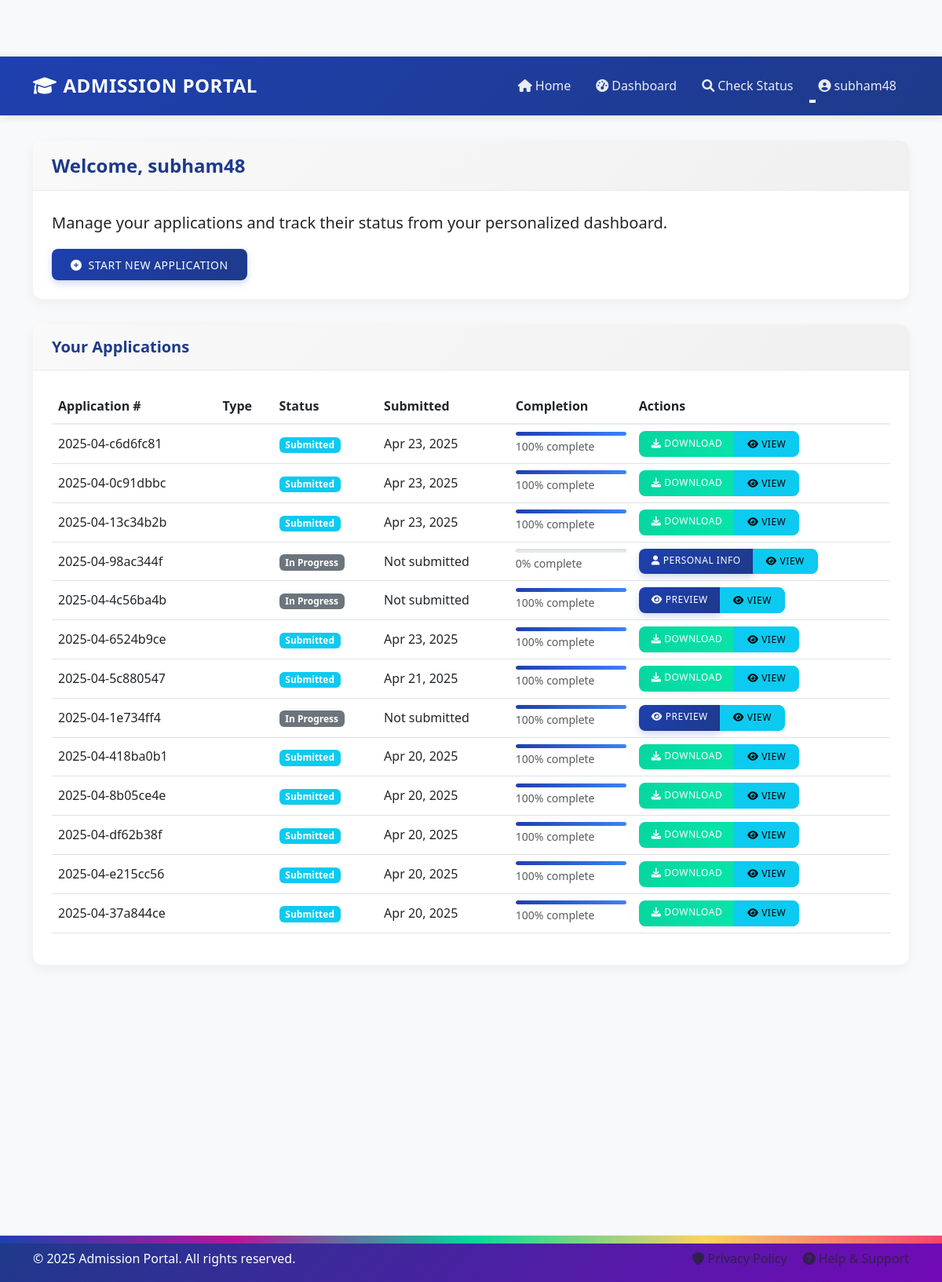
The app's page /dashboard/ (signed in) with its own data.
### applications/models.py (models this page shows, shortened)
class Application(models.Model):
    user = models.ForeignKey(User, on_delete=models.CASCADE, related_name='applications')
    application_type = models.CharField(max_length=50)
    status = models.CharField(
        max_length=20,
        choices=ApplicationStatus.choices,
        default=ApplicationStatus.DRAFT
    )
    course = models.ForeignKey(Course, on_delete=models.SET_NULL, null=True, blank=True, related_name='applications')
    first_name = models.CharField(max_length=100, blank=True, null=True)
    last_name = models.CharField(max_length=100, blank=True, null=True)
    date_of_birth = models.DateField(blank=True, null=True)
    gender = models.CharField(max_length=20, blank=True, null=True)
    phone = models.CharField(max_length=20, blank=True, null=True)
    address = models.TextField(blank=True, null=True)
    city = models.CharField(max_length=100, blank=True, null=True)
    state = models.CharField(max_length=100, blank=True, null=True)
    pincode = models.CharField(max_length=10, blank=True, null=True)
    aadhar_no = models.CharField(max_length=14, blank=True, null=True)
    highest_qualification = models.CharField(max_length=100, blank=True, null=True)
    board_university = models.CharField(max_length=100, blank=True, null=True)
    year_of_passing = models.IntegerField(blank=True, null=True)
    percentage_marks = models.FloatField(blank=True, null=True)
    created_at = models.DateTimeField(auto_now_add=True)
    updated_at = models.DateTimeField(auto_now=True)
    submitted_at = models.DateTimeField(blank=True, null=True)
    application_number = models.CharField(max_length=20, unique=True, blank=True, null=True)
    def get_completion_status(self):
        steps = {
            'personal': bool(self.first_name and self.last_name and self.date_of_birth and
                         self.gender and self.phone and self.address),
            'education': bool(self.highest_qualification and self.board_university and self.year_of_passing),
            'documents': self.has_required_documents()
        }
        return {
            'personal': steps['personal'],
            'education': steps['education'],
            'documents': steps['documents'],
            'completion_percentage': (sum(1 for step in steps.values() if step) / len(steps)) * 100
        }
    def has_required_documents(self):
        required_types = {'photo', 'signature', 'aadhar'}
        uploaded_types = set(self.documents.values_list('document_type', flat=True))
        return required_types.issubset(uploaded_types)

### applications/views.py (the view)
# urls.py: path('dashboard/', views.dashboard, name='dashboard'),
@login_required
def dashboard(request):
    applications = Application.objects.filter(user=request.user).order_by('-created_at')
    draft_applications_count = applications.filter(status='draft').count()
    submitted_applications_count = applications.filter(status='submitted').count()
    return render(request, 'applications/dashboard.html', {
        'title': 'Dashboard',
        'applications': applications,
        'draft_applications_count': draft_applications_count,
        'submitted_applications_count': submitted_applications_count,
    })

### django_templates/applications/dashboard.html (shortened to what this page needs)
{% extends 'base.html' %}
{% block content %}
<div class="row">
    <div class="col-12">
        <div class="card mb-4 fade-in">
            <div class="card-header">
                <h4 class="mb-0">Welcome, {{ user.username }}</h4>
            </div>
            <div class="card-body">
                <p class="lead">Manage your applications and track their status from your personalized dashboard.</p>
                <div class="d-grid gap-2 d-md-flex justify-content-md-start">
                    <a href="{% url 'select_application' %}" class="btn btn-primary">
                        <i class="fas fa-plus-circle me-2"></i>Start New Application
                    </a>
                </div>
            </div>
        </div>
    </div>
</div>
<div class="row mt-2">
    <div class="col-12">
        <div class="card fade-in">
            <div class="card-header d-flex justify-content-between align-items-center">
                <h5 class="mb-0">Your Applications</h5>
            </div>
            <div class="card-body">
                {% if applications %}
                    <div class="table-responsive">
                        <table class="table table-hover">
                            <thead>
                                <tr>
                                    <th>Application #</th>
                                    <th>Type</th>
                                    <th>Status</th>
                                    <th>Submitted</th>
                                    <th>Completion</th>
                                    <th>Actions</th>
                                </tr>
                            </thead>
                            <tbody>
                                {% for application in applications %}
                                    {% with completion_status=application.get_completion_status %}
                                    <tr>
                                        <td>{{ application.application_number|default:"Draft" }}</td>
                                        <td>
                                        </td>
                                        <td>
                                            {% if application.status == 'draft' %}
                                                <span class="badge bg-secondary">In Progress</span>
                                            {% elif application.status == 'submitted' %}
                                                <span class="badge bg-info">Submitted</span>
                                            {% elif application.status == 'under_review' %}
                                                <span class="badge bg-warning">Under Review</span>
                                            {% elif application.status == 'approved' %}
                                                <span class="badge bg-success">Approved</span>
                                            {% elif application.status == 'rejected' %}
                                                <span class="badge bg-danger">Rejected</span>
                                            {% endif %}
                                        </td>
                                        <td>{{ application.submitted_at|date:"M d, Y"|default:"Not submitted" }}</td>
                                        <td>
                                            <div class="progress" style="height: 5px;">
                                                <div class="progress-bar" role="progressbar"
                                                     style="width: {{ completion_status.completion_percentage }}%;"
                                                     aria-valuenow="{{ completion_status.completion_percentage }}"
                                                     aria-valuemin="0" aria-valuemax="100"></div>
                                            </div>
                                            <small class="text-muted">{{ completion_status.completion_percentage|floatformat:0 }}% complete</small>
                                        </td>
                                        <td>
                                            <div class="btn-group">
                                                {% if application.status == 'draft' %}
                                                    {% if completion_status.personal %}
                                                        {% if completion_status.education %}
                                                            {% if completion_status.documents %}
                                                                <a href="{% url 'preview_application' application.id %}" class="btn btn-sm btn-primary">
                                                                    <i class="fas fa-eye me-1"></i>Preview
                                                                </a>
                                                            {% else %}
                                                                <a href="{% url 'documents_upload' application.id %}" class="btn btn-sm btn-primary">
                                                                    <i class="fas fa-upload me-1"></i>Upload Docs
                                                                </a>
                                                            {% endif %}
                                                        {% else %}
                                                            <a href="{% url 'education_info' application.id %}" class="btn btn-sm btn-primary">
                                                                <i class="fas fa-graduation-cap me-1"></i>Education
                                                            </a>
                                                        {% endif %}
                                                    {% else %}
                                                        <a href="{% url 'personal_info' application.id %}" class="btn btn-sm btn-primary">
                                                            <i class="fas fa-user me-1"></i>Personal Info
                                                        </a>
                                                    {% endif %}
                                                {% else %}
                                                    <a href="{% url 'download_application' application.id %}" class="btn btn-sm btn-success">
                                                        <i class="fas fa-download me-1"></i>Download
                                                    </a>
                                                {% endif %}
                                                <a href="{% url 'preview_application' application.id %}" class="btn btn-sm btn-info">
                                                    <i class="fas fa-eye me-1"></i>View
                                                </a>
                                            </div>
                                        </td>
                                    </tr>
                                    {% endwith %}
                                {% endfor %}
                            </tbody>
                        </table>
                    </div>
                {% endif %}
            </div>
        </div>
    </div>
</div>
{% if applications %}
<div class="row mt-4">
    <div class="col-md-6">
    </div>
    <div class="col-md-6">
    </div>
</div>
{% endif %}
{% endblock %}

### django_templates/base.html (shortened to what this page needs)
{% load static %}
<!DOCTYPE html>
<html lang="en">
<head>
    <link href="https://cdn.jsdelivr.net/npm/bootstrap@5.3.0-alpha1/dist/css/bootstrap.min.css" rel="stylesheet">
    <link href="https://cdnjs.cloudflare.com/ajax/libs/font-awesome/6.0.0/css/all.min.css" rel="stylesheet">
    <link href="{% static 'css/style.css' %}" rel="stylesheet">
</head>
<body>
    <nav class="navbar navbar-expand-lg navbar-dark">
        <div class="container">
            <a class="navbar-brand" href="{% url 'home' %}">
                <i class="fas fa-graduation-cap me-2"></i>Admission Portal
            </a>
            <div class="collapse navbar-collapse" id="navbarNav">
                <ul class="navbar-nav ms-auto">
                    <li class="nav-item">
                        <a class="nav-link" href="{% url 'home' %}">
                            <i class="fas fa-home me-1"></i>Home
                        </a>
                    </li>
                    {% if user.is_authenticated %}
                        <li class="nav-item">
                            <a class="nav-link" href="{% url 'dashboard' %}">
                                <i class="fas fa-tachometer-alt me-1"></i>Dashboard
                            </a>
                        </li>
                        <li class="nav-item">
                            <a class="nav-link" href="{% url 'check_status' %}">
                                <i class="fas fa-search me-1"></i>Check Status
                            </a>
                        </li>
                        <li class="nav-item dropdown">
                            <a class="nav-link dropdown-toggle" href="#" id="navbarDropdown" role="button"
                               data-bs-toggle="dropdown" aria-expanded="false">
                                <i class="fas fa-user-circle me-1"></i>{{ user.username }}
                            </a>
                        </li>
                    {% endif %}
                </ul>
            </div>
        </div>
    </nav>
    <div class="main-content">
        <div class="container">
            {% block content %}{% endblock %}
        </div>
    </div>
    <footer class="footer">
        <div class="container">
            <div class="row">
                <div class="col-md-6">
                    <p class="mb-0">&copy; 2025 Admission Portal. All rights reserved.</p>
                </div>
                <div class="col-md-6 text-md-end">
                    <a href="#" class="text-decoration-none text-muted me-3">
                        <i class="fas fa-shield-alt me-1"></i>Privacy Policy
                    </a>
                    <a href="/contact.html" class="text-decoration-none text-muted">
                        <i class="fas fa-question-circle me-1"></i>Help & Support
                    </a>
                </div>
            </div>
        </div>
    </footer>
</body>
</html>

### records on screen
Application: application_number "2025-04-c6d6fc81", status "Submitted", submitted_at "Apr 23, 2025", {{ completion_status.completion_percentage }} 100.0 (drawn), get_completion_status.completion_percentage "100"
Application: application_number "2025-04-0c91dbbc", status "Submitted", submitted_at "Apr 23, 2025", {{ completion_status.completion_percentage }} 100.0 (drawn), get_completion_status.completion_percentage "100"
Application: application_number "2025-04-13c34b2b", status "Submitted", submitted_at "Apr 23, 2025", {{ completion_status.completion_percentage }} 100.0 (drawn), get_completion_status.completion_percentage "100"
Application: application_number "2025-04-98ac344f", status "In Progress", submitted_at "Not submitted", get_completion_status.completion_percentage "0"
Application: application_number "2025-04-4c56ba4b", status "In Progress", submitted_at "Not submitted", {{ completion_status.completion_percentage }} 100.0 (drawn), get_completion_status.completion_percentage "100"
Application: application_number "2025-04-6524b9ce", status "Submitted", submitted_at "Apr 23, 2025", {{ completion_status.completion_percentage }} 100.0 (drawn), get_completion_status.completion_percentage "100"
Application: application_number "2025-04-5c880547", status "Submitted", submitted_at "Apr 21, 2025", {{ completion_status.completion_percentage }} 100.0 (drawn), get_completion_status.completion_percentage "100"
Application: application_number "2025-04-1e734ff4", status "In Progress", submitted_at "Not submitted", {{ completion_status.completion_percentage }} 100.0 (drawn), get_completion_status.completion_percentage "100"
Application: application_number "2025-04-418ba0b1", status "Submitted", submitted_at "Apr 20, 2025", {{ completion_status.completion_percentage }} 100.0 (drawn), get_completion_status.completion_percentage "100"
Application: application_number "2025-04-8b05ce4e", status "Submitted", submitted_at "Apr 20, 2025", {{ completion_status.completion_percentage }} 100.0 (drawn), get_completion_status.completion_percentage "100"
Application: application_number "2025-04-df62b38f", status "Submitted", submitted_at "Apr 20, 2025", {{ completion_status.completion_percentage }} 100.0 (drawn), get_completion_status.completion_percentage "100"
Application: application_number "2025-04-e215cc56", status "Submitted", submitted_at "Apr 20, 2025", {{ completion_status.completion_percentage }} 100.0 (drawn), get_completion_status.completion_percentage "100"
Application: application_number "2025-04-37a844ce", status "Submitted", submitted_at "Apr 20, 2025", {{ completion_status.completion_percentage }} 100.0 (drawn), get_completion_status.completion_percentage "100"

### other values on screen
{{ user.username }} "subham48"
